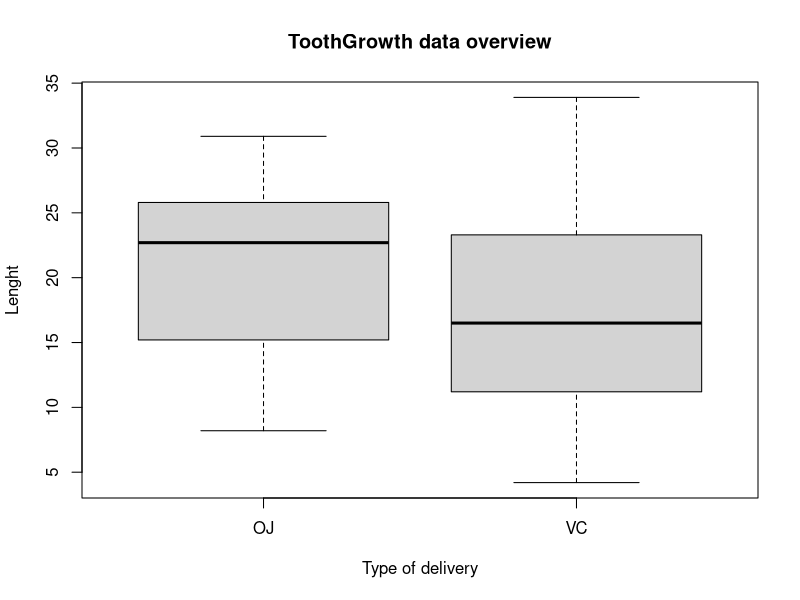
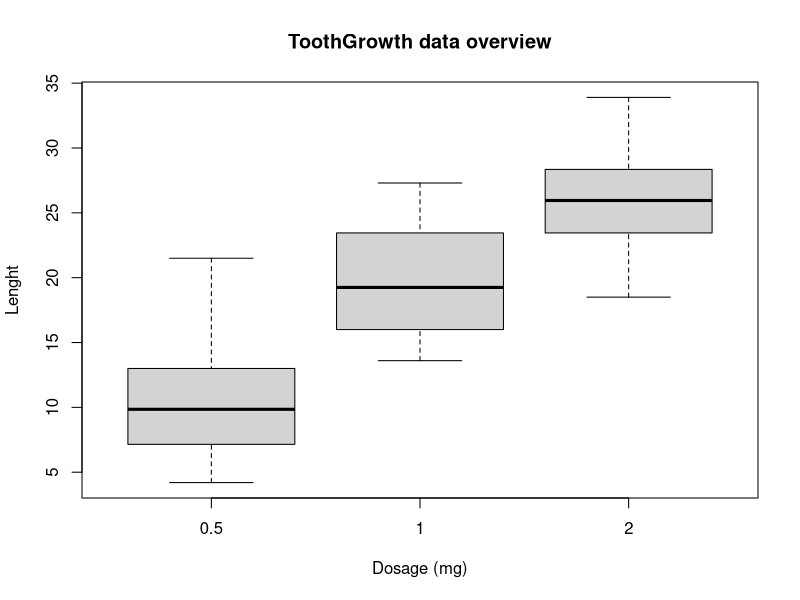
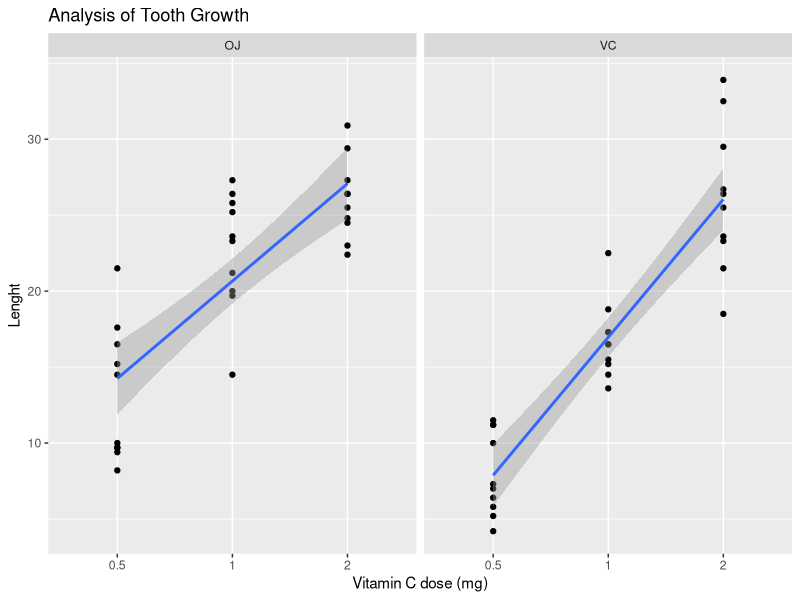

Generate these figures, in order, with R:
## ---- chunk 1
library(knitr)
library(ggplot2)

echo = TRUE  # Always make code visible

## ---- chunk 2
library(datasets)
data(ToothGrowth)

## ---- chunk 3
str(ToothGrowth)

## ---- chunk 4
summary(ToothGrowth)

## ---- chunk 5
attach(ToothGrowth)
plot(supp, len, main = "ToothGrowth data overview", xlab = "Type of delivery", ylab = "Lenght")

## ---- chunk 6
plot(factor(dose), len, main = "ToothGrowth data overview", xlab = "Dosage (mg)", ylab = "Lenght")

## ---- chunk 7
ggplot(data=ToothGrowth, aes(x=factor(dose), y=len))+geom_point() + geom_smooth(method = "lm", aes(group = 1))+facet_grid(~supp) + ggtitle("Analysis of Tooth Growth")+labs(x = "Vitamin C dose (mg)", y="Lenght")

## ---- chunk 8
sampleOJ_1<-subset(ToothGrowth, (dose==0.5 & supp == "OJ"))
sampleOJ_2<-subset(ToothGrowth, (dose==1.0 & supp == "OJ"))
sampleOJ_3<-subset(ToothGrowth, (dose==2.0 & supp == "OJ"))

sampleVC_1<-subset(ToothGrowth, (dose==0.5 & supp == "VC"))
sampleVC_2<-subset(ToothGrowth, (dose==1.0 & supp == "VC"))
sampleVC_3<-subset(ToothGrowth, (dose==2.0 & supp == "VC"))

## ---- chunk 9
sampleOJ_1

## ---- chunk 10
t.test(sampleOJ_2$len, sampleOJ_1$len, paired = FALSE, var.equal = FALSE)$conf
t.test(sampleOJ_3$len, sampleOJ_1$len, paired = FALSE, var.equal = FALSE)$conf
t.test(sampleOJ_3$len, sampleOJ_2$len, paired = FALSE, var.equal = FALSE)$conf

t.test(sampleVC_2$len, sampleVC_1$len, paired = FALSE, var.equal = FALSE)$conf
t.test(sampleVC_3$len, sampleVC_1$len, paired = FALSE, var.equal = FALSE)$conf
t.test(sampleVC_3$len, sampleVC_2$len, paired = FALSE, var.equal = FALSE)$conf


## ---- chunk 11
t.test(sampleOJ_1$len, sampleVC_1$len, paired = FALSE, var.equal = FALSE)$conf
t.test(sampleOJ_2$len, sampleVC_2$len, paired = FALSE, var.equal = FALSE)$conf
t.test(sampleOJ_3$len, sampleOJ_3$len, paired = FALSE, var.equal = FALSE)$conf

